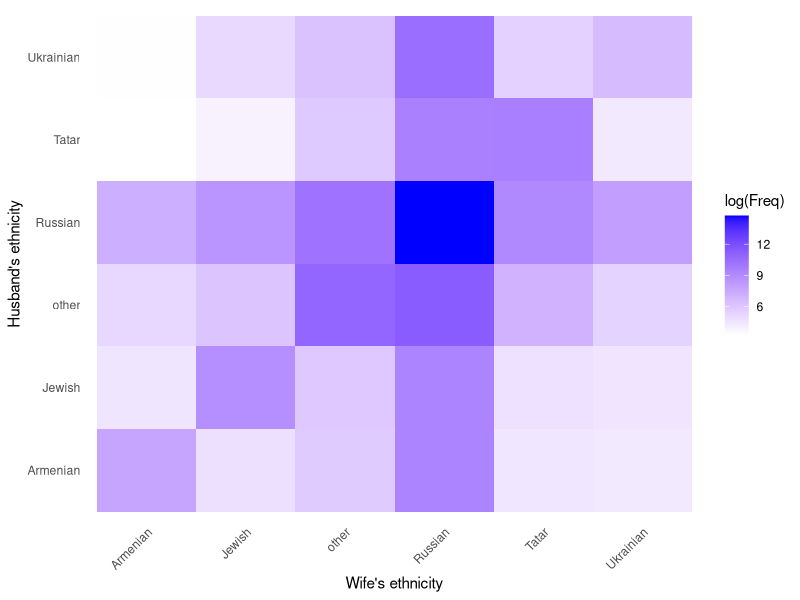
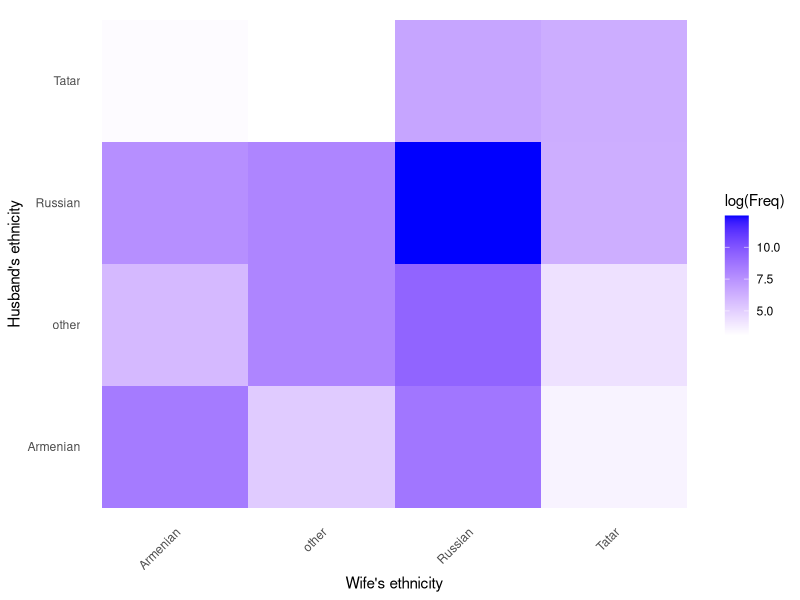
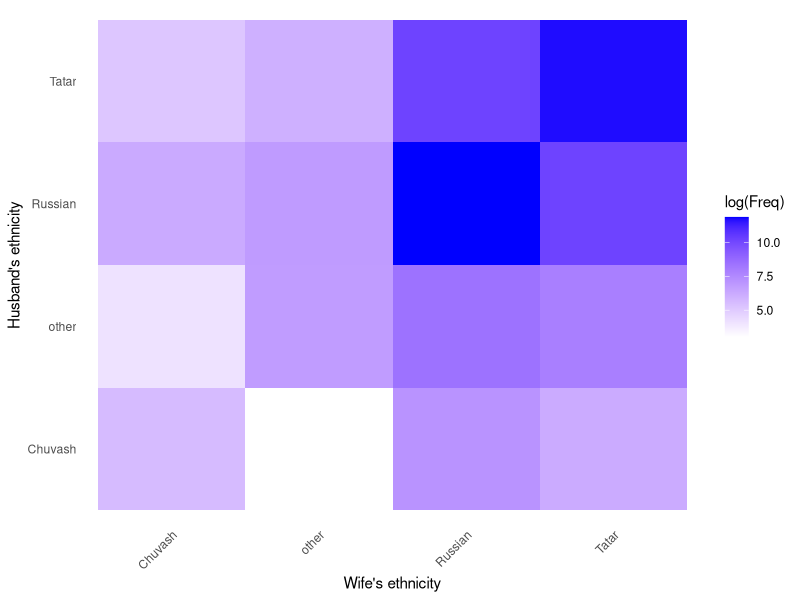
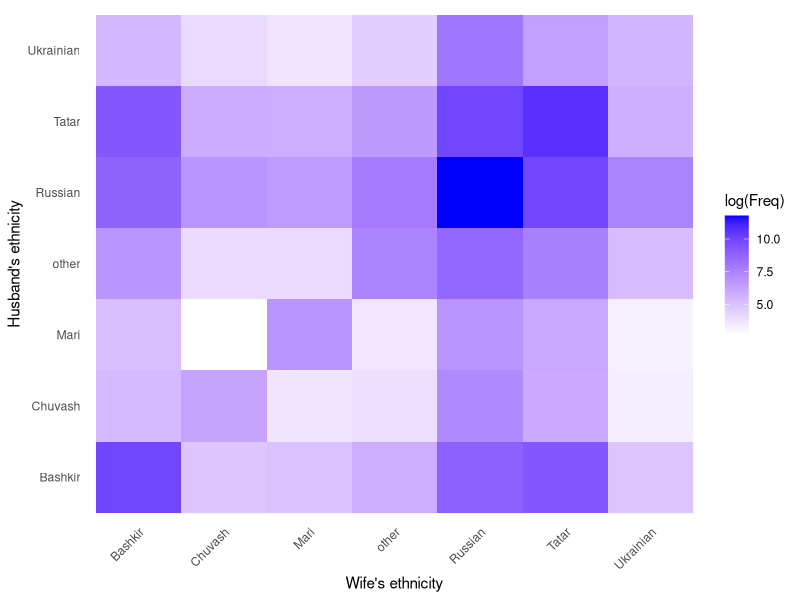
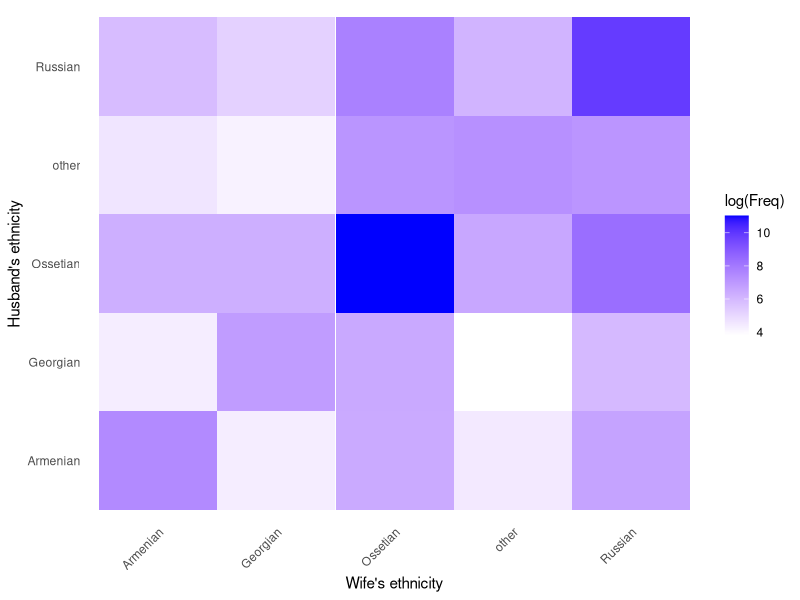
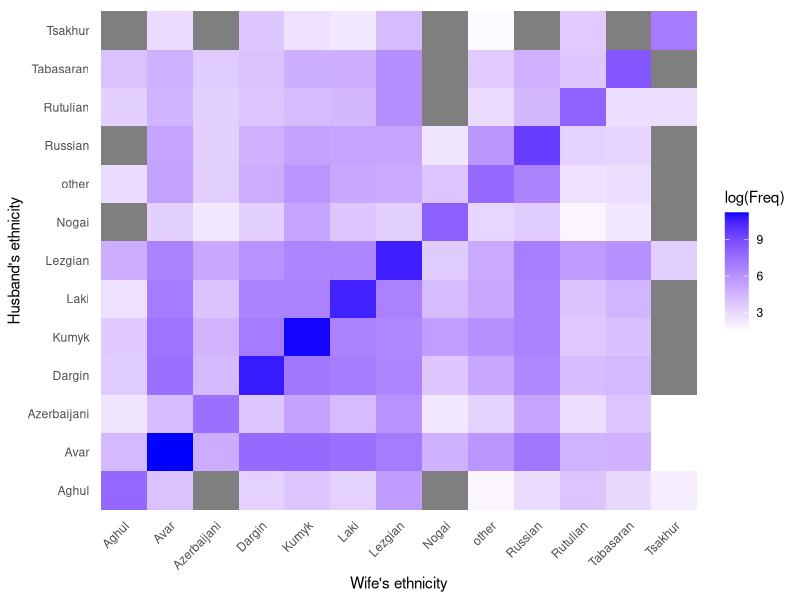
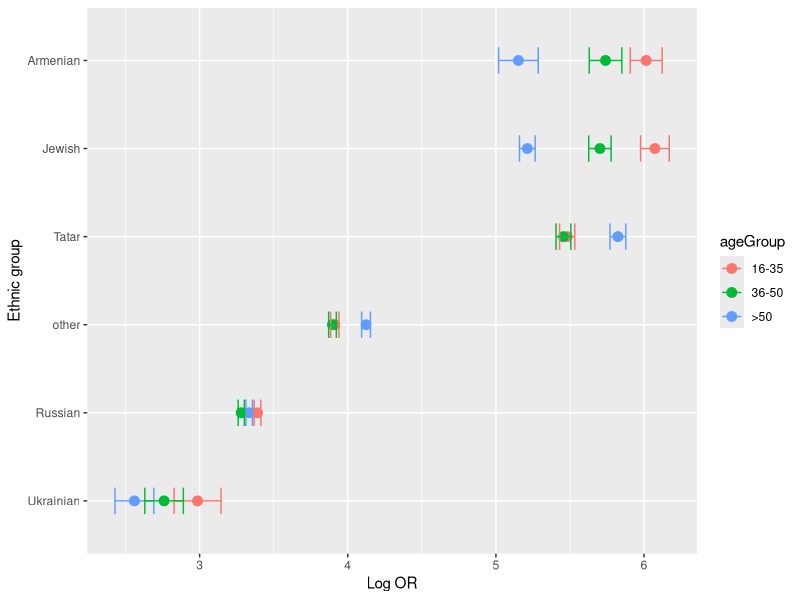
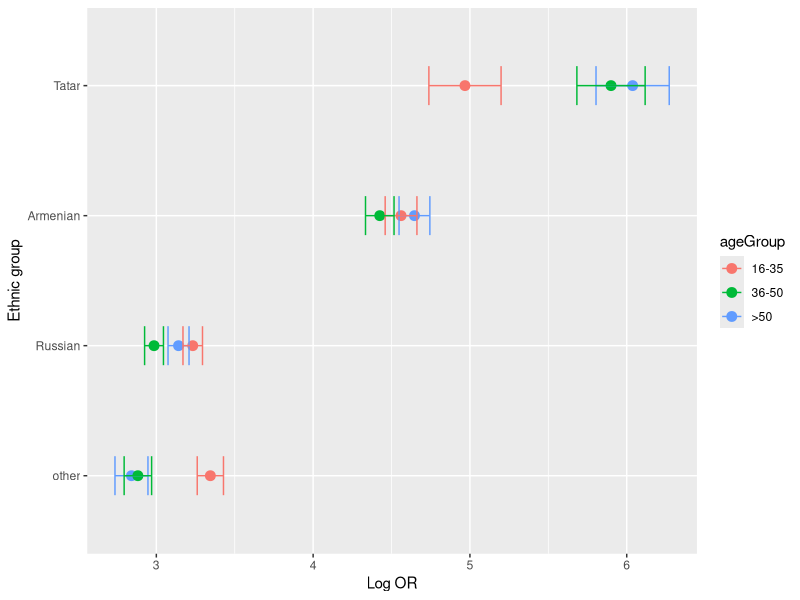

These figures' R source, in order:
## ---- chunk 1
knitr::opts_chunk$set(echo = TRUE)
knitr::opts_chunk$set(warning = FALSE)
knitr::opts_chunk$set(message = FALSE)

## ---- chunk 2
# Attaching the packages.
library(tidyverse)
# tidyverse version 1.3.0
library(knitr)
# knitr version 1.26
library(gnm)
# gnm version 1.1.0
library(lmtest)
# lmtest version 0.9.37
## ---- chunk 3
Kazan <- read_csv("data/Kazan.csv")
Moscow <- read_csv("data/Moscow.csv")
Vladikavkaz <- read_csv("data/Vladikavkaz.csv")
Makhachkala <- read_csv("data/Makhachkala.csv")
Ufa <- read_csv("data/Ufa.csv")
Rostov <- read_csv("data/Rostov.csv")
## ---- chunk 4
# function to collapse data tables
collapseData <- function(df) {
        df %>%
        group_by(ethn.wife, ethn.husband) %>%
        summarise(
                Freq = sum(Freq)
        )
}
## ---- chunk 5
# function to produce heat maps
heatMap <- function(df){
        collapseData(df) %>%
                ggplot(aes(x = ethn.wife, y = ethn.husband, fill = log(Freq))) +
                geom_tile() +
                xlab("Wife's ethnicity") +
                ylab("Husband's ethnicity") +
                        scale_fill_gradient(low = "white", high = "blue") +
                        theme_classic() +
                        theme(axis.text.x = element_text(angle = 45, hjust = 1),
                              axis.line = element_blank(),
                              axis.ticks = element_blank())
}

# combine data tables for six cities into a list
sixCities <- list(Moscow, Rostov, Kazan, Ufa, Vladikavkaz, Makhachkala)
# assigning names to the elements
names(sixCities) <- c("Moscow", "Rostov", "Kazan", "Ufa", "Vladikavkaz", "Makhachkala")

sixCities %>% map(heatMap)
## ---- chunk 6

# Functions to summarise percentages by ethnic group for women and men

percentByGroupWife <- function(df){
        collapseData(df) %>%
                group_by(ethn.wife) %>%
                summarise(
                        n = sum(Freq)
                ) %>%
                mutate(perc = n / sum(n) * 100)
}

percentByGroupHusband <- function(df){
        collapseData(df) %>%
                group_by(ethn.husband) %>%
                summarise(
                        n = sum(Freq)
                ) %>%
                mutate(perc = n / sum(n) * 100)
}


## ---- chunk 7
sixCities %>% map(percentByGroupWife)
## ---- chunk 8
sixCities %>% map(percentByGroupHusband)
## ---- chunk 9
# a function to produce tables with % married within group
marriedWithin <- function(df){
        # number of women
        df1 <- df %>%
                group_by(ethn.wife) %>%
                summarise(
                        nWomen = sum(Freq)
                )
        # number of men
        df2 <- df %>%
                group_by(ethn.husband) %>%
                summarise(
                        nMen = sum(Freq)
                ) %>%
                rename(ethn.wife = ethn.husband)

        # number of people married within their group

        df3 <- df %>%
                filter(ethn.wife == ethn.husband) %>%
                group_by(ethn.wife) %>%
                summarise(
                        nWithin = sum(Freq)
                )

        # put it all together

        df1 %>%
                left_join(df2, by = c("ethn.wife")) %>%
                left_join(df3, by = c("ethn.wife")) %>%
                mutate(percWomenWithin = nWithin / nWomen * 100) %>%
                mutate(percMenWithin = nWithin / nMen * 100) %>%
                rename(ethnicity = ethn.wife) %>%
                select(-nWithin) %>%
                select(ethnicity, percWomenWithin, nWomen, percMenWithin, nMen) %>%
                filter(ethnicity != "other")
}

sixCities %>% map(marriedWithin)

## ---- chunk 10
# a function to collapse data tables to 2x2 tables
collapse2x2 <- function(df, ethn){
        df %>%
                mutate(ethn2F = ifelse(ethn.wife == ethn, 1, 0)) %>%
                mutate(ethn2M = ifelse(ethn.husband == ethn, 1, 0)) %>%
                group_by(ethn2F, ethn2M) %>%
                summarise(
                        Freq = sum(Freq)
                )
}

# a function to calculate log odds ratios with 95% confidence intervals

oddsRatio <- function(df){
     # freq is a vector of counts
     freq <- df %>% pull(Freq)
     # a is the number of marriages where both husband and wife are not from group i
     # as.numeric() added to avoid integer overflow
     a <- as.numeric(freq[1])
     # b and c are the number of intermarriages
     b <- as.numeric(freq[2])
     c <- as.numeric(freq[3])
     # d is the number of endogamous intermarriages for group i
     d <- as.numeric(freq[4])
     # calculating log oddsratio
     logOR <- log((a*d) / (b*c))
     # calculating the standard error for log odds ratio (see https://www.ncbi.nlm.nih.gov/pmc/articles/PMC1127651/)
     se <- sqrt(1/a + 1/b + 1/c + 1/d)
     # calculating 95% confidence intervals
     lowerCI <- logOR - 1.96*se
     upperCI <- logOR + 1.96*se
     return(c(logOR, lowerCI, upperCI))
}

# a function to loop over all ethnic groups and age groups to produce a data frame with log ORs and CIs
ethnOR <- function(df){
        # Initialise a data frame  for the results
        n  <- length(levels(df$ethn.wife)) * 3 # 3 age groups
        results <- data.frame(city = rep(NA, n),
                              ethnGroup = rep(NA, n),
                              ageGroup = rep(NA, n),
                              logOR = rep(NA, n),
                              lowerCI = rep(NA, n),
                              upperCI = rep(NA, n))
        k <- 1
        for (i in levels(as.factor(df$ethn.wife))) {
                for (j in levels(as.factor(df$age.wife))){
                        dfNew <- filter(df, age.wife == j)
                        res <- collapse2x2(dfNew, i) %>%
                                oddsRatio()
                        results[k,1] <- df$city[1]
                        results[k,2] <- i
                        results[k,3] <- j
                        results[k,4] <- res[1]
                        results[k,5] <- res[2]
                        results[k,6] <- res[3]
                        k <- k + 1 
                }
        }
        results
}

# same function as above (to produce ORs), but collapsing all age groups together.

ethnOR2 <- function(df){
        # Initialise a data frame  for the results
        n  <- length(as.factor(levels(df$ethn.wife)))
        results <- data.frame(city = rep(NA, n),
                              ethnGroup = rep(NA, n),
                              logOR = rep(NA, n),
                              lowerCI = rep(NA, n),
                              upperCI = rep(NA, n))
        k <- 1
        for (i in levels(as.factor(df$ethn.wife))) {
                        dfNew <- collapseData(df)
                        res <- collapse2x2(dfNew, i) %>%
                                oddsRatio()
                        results[k,1] <- df$city[1]
                        results[k,2] <- i
                        results[k,3] <- res[1]
                        results[k,4] <- res[2]
                        results[k,5] <- res[3]
                        k <- k + 1
        }
        results
}

# produce a table with ORS for all cities

sixCities %>%
        map_df(ethnOR2)

# produce a data frame with log ORs for all six cities; remove missing values;
# reorder levels for age groups

ORData <- sixCities %>%
        map_df(ethnOR) %>%
        filter(is.finite(logOR)) %>%
        mutate(ageGroup = fct_relevel(ageGroup, "16-35", "36-50", ">50"))

head(ORData)

# a function to produce dot plots with confidence intervals

plotOR <- function(x){
        ORData %>%
        filter(city == x) %>%
        ggplot(aes(x = fct_reorder(ethnGroup, logOR), y = logOR, colour = ageGroup)) +
        geom_point(size = 3) +
        geom_errorbar(aes(ymin = lowerCI, ymax = upperCI), width= 0.3) +
        coord_flip() +
        xlab("Ethnic group") +
        ylab("Log OR")
}
## ---- chunk 11
plotOR("Moscow")
## ---- chunk 12
plotOR("Rostov")
## ---- chunk 13
plotOR("Kazan")
## ---- chunk 14
plotOR("Ufa")
## ---- chunk 15
plotOR("Vladikavkaz")
## ---- chunk 16
plotOR("Makhachkala")
## ---- chunk 17
# For each city, we want to loop over all pairs of ethnic groups and calculate the odds ratio.

# A function to produce a data frame of log odds ratios for each pair of ethnicities.

symmOR <- function(df){
        # create an empty data frame to store results
        result <- tibble(ethn.wife = character(),
                     ethn.husband = character(),
                     logOR = numeric())
        k <- 1
        # loop over ethnicities of wives and husbands
        for (i in levels(as.factor(df$ethn.wife))) {
                for (j in levels(as.factor(df$ethn.husband))){
                        if (i != j) {
                                # calculate and save log OR
                                res <- df %>%
                                        filter(ethn.wife == i | ethn.wife == j) %>%
                                        filter(ethn.husband == i | ethn.husband == j) %>%
                                        collapseData() %>%
                                        oddsRatio()
                                result[k, 1] <- i
                                result[k, 2] <- j
                                result[k, 3] <- res[1]
                                k <- k + 1
                        }
                }
        }
        # remove duplicates (ORs are symmetrical)
        result <- result %>%
                mutate(key = paste0(pmin(ethn.wife, ethn.husband),
                                    pmax(ethn.wife, ethn.husband), sep = "")) %>% 
                distinct(key, .keep_all = TRUE) %>%
                select(-key) %>%
                # re-order factors as in the original data
                mutate(ethn.wife = factor(ethn.wife, levels = levels(as.factor(df$ethn.wife)))) %>%
                mutate(ethn.husband = factor(ethn.husband, levels = levels(as.factor(df$ethn.husband))))
}

# a function to plot the symmetrical odds ratios  

plotSymmOR <- function(df){
        df %>%
                symmOR() %>%
                ggplot(aes(x = ethn.wife, y = ethn.husband, fill = logOR)) +
                        geom_tile() +
                        geom_text(aes(label = round(logOR, 1))) +
                        xlab("") +
                        ylab("") +
                        scale_fill_gradient(low = "white", high = "blue", limits = c(1, 14)) +
                        theme_classic() +
                        theme(axis.text.x = element_text(angle = 45, hjust = 1),
                              axis.line = element_blank(),
                              axis.ticks = element_blank())
}

## ---- chunk 18
plotSymmOR(Moscow)
## ---- chunk 19
plotSymmOR(Rostov)
## ---- chunk 20
plotSymmOR(Kazan)
## ---- chunk 21
plotSymmOR(Ufa)
## ---- chunk 22
plotSymmOR(Vladikavkaz)
## ---- chunk 23
plotSymmOR(Makhachkala)
## ---- chunk 24
# a function to fit three models and produce a table with goodness-of-fit statistics
modelIntermarriage <- function(df){
        set.seed(15)
        # fit the models
        # constant
        constant <- gnm(Freq ~ ethn.wife*age.wife + age.wife*ethn.husband + ethn.wife*ethn.husband,
                        family = poisson, data = df)
        # unidiff
        unidiff<- gnm(Freq ~ ethn.wife*age.wife + ethn.husband*age.wife 
                      + Mult(Exp(age.wife),
       ethn.wife:ethn.husband), family = poisson, ofInterest = "[.]age.wife",
       data = df, verbose = FALSE)
        # a tibble to store the results, with three rows
        res <- tibble(
                model = c("constant", "unidiff", "unidiff vs. constant"),
                G2 = numeric(3),
                pvalue = numeric(3),
                BIC = numeric(3),
                diss = numeric(3)
        )
        # populating the tibble
        res$G2 <- c(deviance(constant), deviance(unidiff), lrtest(unidiff, constant)$Chisq[2])
        res$pvalue <- c(NA, NA, lrtest(unidiff, constant)$`Pr(>Chisq)`[2])
        res$BIC <- round(c(BIC(constant), BIC(unidiff), NA))
        
        # calculating dissimilarity indices
        dissdf <- df %>%
        mutate(fittedConstant = constant$fitted) %>%
        mutate(diffConstant = abs(fittedConstant - Freq)) %>%
        mutate(fittedUnidiff = unidiff$fitted) %>%
        mutate(diffUnidiff = abs(fittedUnidiff - Freq)) %>%
        summarise(
                dissConstant = sum(diffConstant) / (2 * sum(Freq)) * 100,
                dissUnidiff = sum(diffUnidiff) / (2 * sum(Freq)) * 100
        )
        
        res$diss <- c(dissdf[[1,1]], dissdf[[1,2]], NA)
        return(res)
}

# a function to estimate unidiff contrasts and return coefficients with quasi standard errors

collectUnidiff <- function(df){
        set.seed(15)
        # re-estimate unidiff
        unidiff <- gnm(Freq ~ ethn.wife*age.wife + ethn.husband*age.wife + Mult(Exp(age.wife),
                        ethn.wife:ethn.husband), family = poisson,
                       ofInterest = "[.]age.wife", data = df, verbose = FALSE)
        # get contrasts
        myContrasts <- getContrasts(unidiff, ofInterest(unidiff))
        unidiffContrasts <- tibble(
                ageGroup = levels(as.factor(df$age.wife)),
                coef = myContrasts$qvframe$estimate,
                se = myContrasts$qvframe$quasiSE,
                city = df$city[[1]]) %>%
                mutate(ageGroup = fct_relevel(ageGroup, ">50", "36-50", "16-35"))
      return(unidiffContrasts)
}

# Unidiff models cannot be reliably estimated for Makhachkala because of the sparseness of the data set.
# I recode the data for Makhachkala to a smaller number of groups, keeping 6 largest groups only.

Makhachkala <- Makhachkala %>%
        mutate(ethn.wife = fct_recode(ethn.wife,
                                      other = "Tabasaran",
                                      other = "Nogai",
                                      other = "Rutulian",
                                      other = "Aghul",
                                      other = "Azerbaijani",
                                      other = "Tsakhur")) %>%
        mutate(ethn.husband = fct_recode(ethn.husband,
                                        other = "Tabasaran",
                                      other = "Nogai",
                                      other = "Rutulian",
                                      other = "Aghul",
                                      other = "Azerbaijani",
                                      other = "Tsakhur")) %>%
        group_by(ethn.wife, ethn.husband, age.wife) %>%
        summarise(
                Freq = sum(Freq)
        ) %>%
        mutate(city = "Makhachkala") %>%
        ungroup()

# Update sixCities
sixCities <- list(Moscow, Rostov, Kazan, Ufa, Vladikavkaz, Makhachkala)
names(sixCities) <- c("Moscow", "Rostov", "Kazan", "Ufa", "Vladikavkaz", "Makhachkala")
## ---- chunk 25
sixCities %>%
        map(modelIntermarriage)



unidiff.df <- sixCities %>%
        map(collectUnidiff) %>%
        bind_rows()


# plot unidiff contrasts for all six cities
unidiff.df %>%
                ggplot(aes(x = ageGroup, y = coef)) +
                geom_point() +
                geom_errorbar(aes(ymin = coef - 2*se, ymax = coef + 2*se), width = 0.3) +
                geom_hline(yintercept = 0, colour = "red") +
                theme(axis.text.x = element_text(angle = 45, hjust = 1)) +
                ylab("Unidiff coefficient") +
                facet_wrap(~ city) +
                theme(axis.text = element_text(size = 16),
                        axis.title = element_text(size = 16, face="bold"))
